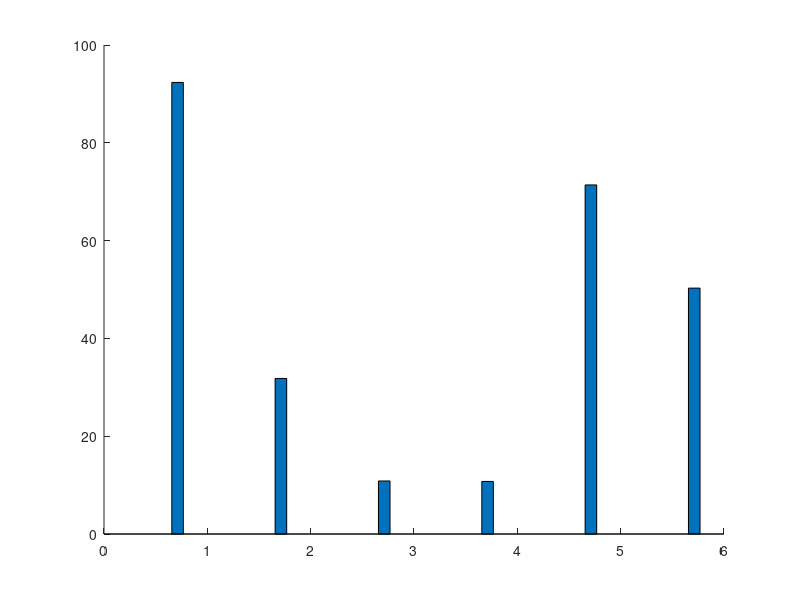

The MATLAB script that drew this image: (Note: this script raises an error after producing the figure.)
%%%%%%%%%%%%%%%%%%%%%%%%%%%%%%%%%%%%%%%%%%%%%%%%%%%%%%%%%%%%%%%%%%%%%%%%%%%%%%%%%%%%%%%
%   Author: Xiaohui Liu (whulxh@gmail.com)
%   Date:   9/28/2011
%   Function: prepares figures for loss causes only for MTA and other protocols
%%%%%%%%%%%%%%%%%%%%%%%%%%%%%%%%%%%%%%%%%%%%%%%%%%%%%%%%%%%%%%%%%%%%%%%%%%%%%%%%%%%%%%%%
traffic = 'heavy';
dir = '/home/xiaohui/Dropbox/tOR/figures';
protocols = {'MTA'; 'MCMP'; 'MM'; 'MM-CD'; 'SDRCS'; 'CTP';};
PROTOCOL_NUM = 6;
CAUSE_NUM = 5;
results = zeros(PROTOCOL_NUM, CAUSE_NUM);
row = 1;
column = 1;
legends = {'Success', 'Overflow', 'Tx failure', 'Rejection', 'Expiration'};
%% MTA
% catch ratio 
t = [
0.91820632698985
0.93783456268711
0.93362116836509
0.90748905258628
0.92885687247038
0.92452656767602
0.91370455464968  
];
results(row, column) = mean(t);
column = column + 1;

% overflow
t = [
0
0.010398348497592
0
0.002675840978593
0.005472430036021
0.008230452674897
0.004159616469261  
];
results(row, column) = mean(t);
column = column + 1;

% air loss
t = [
0.047760115606936
0.03287713127915
0.035850896272407
0.044954128440367
0.046411748406761
0.032852061100649
0.048505358150028    
];
results(row, column) = mean(t);
column = column + 1;

% rej
t = [
0.009465317919075
0.006193134031654
0.006225155628891
0.012155963302752
0.004294818509282
0.008858199065355
0.005710659898477    
];
results(row, column) = mean(t);
column = column + 1;

% expire: either at on the way to sink or at sink
results(row, end) = 1 - sum(results(row, 1 : end - 1));
row = row + 1;
column = 1;

%% MCMP
% catch ratio 
t = [
0.1987085584802
0.33300644504367
0.41959532325656
0.21964421991235
0.22528103698718
0.63378769376642
0.30799138977373
0.48952341450896
0.37397874020441
0.37134332568779
0.33060973898642
0.29459804095843
0.15384406115048
0.34851773937521
0.37188894840074
0.094804491735912
0.24058522166245
];
results(row, column) = mean(t);
column = column + 1;

% overflow
t = [
0.32135741459921
0.28576517833756
0.1253958652629
0.28423440217122
0.28103213262579
0.11865837017129
0.33565588770204
0.22245893564133
0.13795730523568
0.31716092381832
0.36400703313137
0.15647860364758
0.21256501564823
0.27540623864818
0.26565319303585
0.4543998326738
0.24920104209004
];
results(row, column) = mean(t);
column = column + 1;

% air loss
t = [
0.03021681777445
0.015663103922021
0.009925080804609
0.034368307777223
0.016251758487174
0.016783269749048
0.021737066917113
0.032186428929729
0.018586489864931
0.013376791654924
0.038801313970713
0.009405817705592
0.008323632451192
0.014277617025541
0.026156785333868
0.026319748546727
0.016849803027584
];
results(row, column) = mean(t);
column = column + 1;

% rej
t = [
0.001027994831502
0.000197641689868
0.005271492333965
0.004600020734036
0.000268994623236
0.002579529786332
0.002301879529129
0.019275634688624
0.010862027496044
0.003344197913731
0.002727966656336
0.003984646409824
0.000302311105975
0.003766143073666
0.026262898053275
0.004708128932582
0.020471253230527
];
results(row, column) = mean(t);
column = column + 1;

% expire: either at on the way to sink or at sink
results(row, end) = 1 - sum(results(row, 1 : end - 1));
row = row + 1;
column = 1;

%% MMSPEED
% catch ratio 
t = [
0.008485824204521
0.1198118760857
0.20430668819222
0.10571049129579
0.086842367849608
0.17668679080767
0.17467175872052
0.23719587035104
0.022137825607465
0.097686580409046
0.089346466569397
0.038770053038599
0.12368584795938
0.098511283845112
0.043057858849435
];
results(row, column) = mean(t);
column = column + 1;

% overflow
t = [
0.57923219891035
0.46283537206658
0.37511382470217
0.36959485201564
0.52439578846614
0.39113175523922
0.42560258081579
0.40254632292552
0.42457428849433
0.44962835379849
0.41532993579432
0.51253410926811
0.39563428665226
0.49062003349302
0.38046656528401
];
results(row, column) = mean(t);
column = column + 1;

% air loss
t = [
0.141592703191
0.04195476516897
0.03510886010876
0.034673767849912
0.03109319491229
0.041569690385857
0.041946642338394
0.026840525584268
0.034076891097071
0.037852077182385
0.036252767119555
0.038571461997507
0.021263112766777
0.050783088380977
0.042853667337291
];
results(row, column) = mean(t);
column = column + 1;

% rej
t = [
0.037409602626573
0.01852807738995
0.044078276924866
0.051781374571384
0.004113056123106
0.035865116984252
0.002597315315071
0.013204799857398
0.13091866067991
0.031444733850684
0.078875529495259
0.038413382235222
0.032172522755784
0.008827024089493
0.021684622891835
];
results(row, column) = mean(t);
column = column + 1;

% expire: either at on the way to sink or at sink
results(row, end) = 1 - sum(results(row, 1 : end - 1));
row = row + 1;
column = 1;

%% MMSPEEDCD
% catch ratio 
t = [
0.34867989424886
0.14148802649449
0.16631466680729
0.075279473950312
0.047142070458922
0.16943490966284
0.080117639047541
0.022770331270717
0.07136908962279
0.02324663021217
0.22027233808162
0.13108283175996
0.054967496451142
0.017131970108572
0.043593375046615
];
results(row, column) = mean(t);
column = column + 1;

% overflow
t = [
0.34109452824402
0.42271058693504
0.4830394010641
0.51157211147664
0.55003211071763
0.43475996778421
0.43562624035036
0.41713377549708
0.42379282920252
0.32065756301048
0.50189759549461
0.42365089039921
0.37223349941141
0.42936698225274
0.37918737833733
];
results(row, column) = mean(t);
column = column + 1;

% air loss
t = [
0.02635009205454
0.016430059150872
0.10643051852446
0.058813787422886
0.054170677570846
0.043143852050318
0.036976319476397
0.048016183115341
0.042279844262144
0.021816812699028
0.034627814157358
0.067928801618057
0.033321784138404
0.053438450848535
0.071072437593952
];
results(row, column) = mean(t);
column = column + 1;

% rej
t = [
0.009208225653808
0.023671354002008
0.005357802715442
0.070717565272229
0.024042671506289
0.006572969356126
0.035993777771975
0.10977204618344
0.036313524775674
0.089820809555201
0.029107934870888
0.027668241839298
0.023308419712974
0.007958126987882
0.017737874385331
];
results(row, column) = mean(t);
column = column + 1;

% expire: either at on the way to sink or at sink
results(row, end) = 1 - sum(results(row, 1 : end - 1));
row = row + 1;
column = 1;

%% SDRCS
% catch ratio 
t = [
0.83223938566263
0.65468778891895
0.62019985998506
0.7363117717977
0.8241938776749
0.82837461671402
0.72103316969405
0.67055122685372
0.81040358140341
0.51865128403722
0.78050829559542
0.70896012023464
0.58184930575424
0.63503871635032
0.67191802145417
0.73052632472365
0.74084237022494
0.78327861224035
];
results(row, column) = mean(t);
column = column + 1;

% overflow
t = [
0.057968031830967
0.17523916014412
0.27910726956073
0.093591191417278
0.11173469387755
0.13266331658292
0.1507144395778
0.18786731095729
0.098366787183643
0.40547247436818
0.072673183170421
0.18760666929237
0.29213116891584
0.21040420075711
0.18187359054062
0.098680555555556
0.15984797674938
0.099670105987225
];
results(row, column) = mean(t);
column = column + 1;

% air loss
t = [
0.048363860876724
0.030749161386508
0.032703347739147
0.039172783738001
0.042419825072886
0.038316582914573
0.041861133050908
0.069413608462844
0.019511282882434
0.062757134460916
0.026632667516645
0.071090980701063
0.084816480865767
0.037306142386128
0.029743402206375
0.049444444444444
0.071540353230494
0.050607145363936
];
results(row, column) = mean(t);
column = column + 1;

% rej
t = [
0
0.040874642812772
0.000064503644456
0.000635234330887
0
0.000502512562814
0.003661951604796
0
0
0
0.015937101572461
0.000393855848759
0.007562422582958
0.000610575161802
0.009630035960261
0
0.000074521201282
0   
];
results(row, column) = mean(t);
column = column + 1;

% expire: either at on the way to sink or at sink
results(row, end) = 1 - sum(results(row, 1 : end - 1));
row = row + 1;
column = 1;

%% CTP
% catch ratio 
t = [
0.73461383311788
0.55059611713076
0.40361583165072
0.37374692607784
0.48100943790225
0.43854055307122
0.59357363452643
0.29897385020336
0.65080274013276
];
results(row, column) = mean(t);
column = column + 1;

% overflow
t = [
0.046330615270571
0.13901490602722
0.20206629904291
0.30148851533427
0.24406702121576
0.20153380793791
0.12840068827606
0.26491804361103
0.067677514792899
];
results(row, column) = mean(t);
column = column + 1;

% air loss
t = [
0
0
0.00253533624897
0
0
0.000824956460631
0.000480553101118
0.000033013651145
0
];
results(row, column) = mean(t);
column = column + 1;

% rej
t = [
0
0
0
0
0
0
0
0
0
];
results(row, column) = mean(t);
column = column + 1;

% expire: either at on the way to sink or at sink
results(row, end) = 1 - sum(results(row, 1 : end - 1));
row = row + 1;
column = 1;

%% protocols
figure;
% title([metric 'for different protocols']);
h = bar(results * 100, 'stack');
set(h, 'linewidth', 2);
% color
colors = [
    128 0 0;
    0 0 143;
    100 0 0;
    0 255 0;
    60 0 0;
] / 255;
for i =1 : length(colors)
    set(h(i), 'facecolor', colors(i, :)) % use color name
end

set(gca, 'xtick', 1:size(protocols, 1), 'XTickLabel', protocols);
set(gca, 'FontSize', 30, 'YGrid', 'on', 'FontWeight', 'bold', 'ytick', 0:10:100);
h_legend = legend(legends);
set(h_legend, 'FontSize', 35);
ylabel('Ratio (%)');
ylim([0 100]);
%%
maximize;
set(gcf, 'Color', 'white');
cd(dir);
str = ['protocol_components_' traffic];
% export_fig(str, '-eps');
% export_fig(str, '-jpg', '-zbuffer');
% saveas(gcf, [str '.fig']);